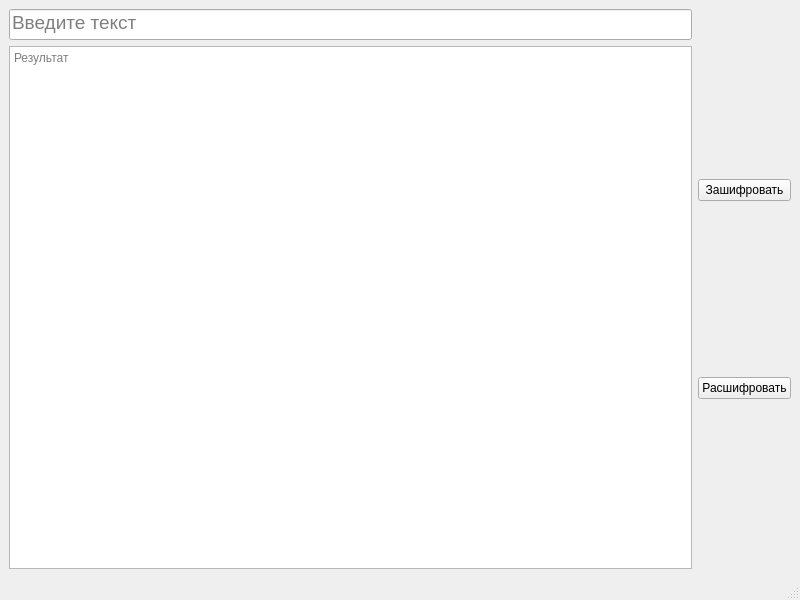
<?xml version="1.0" encoding="UTF-8"?>
<ui version="4.0">
 <class>MainWindow</class>
 <widget class="QMainWindow" name="MainWindow">
  <property name="geometry">
   <rect>
    <x>0</x>
    <y>0</y>
    <width>800</width>
    <height>600</height>
   </rect>
  </property>
  <property name="windowTitle">
   <string>MainWindow</string>
  </property>
  <widget class="QWidget" name="centralwidget">
   <layout class="QHBoxLayout" name="horizontalLayout_3">
    <item>
     <layout class="QHBoxLayout" name="horizontalLayout_2">
      <item>
       <layout class="QHBoxLayout" name="horizontalLayout">
        <item>
         <layout class="QVBoxLayout" name="verticalLayout">
          <item>
           <widget class="QLineEdit" name="text_shifr">
            <property name="font">
             <font>
              <pointsize>14</pointsize>
             </font>
            </property>
            <property name="whatsThis">
             <string/>
            </property>
            <property name="text">
             <string/>
            </property>
            <property name="alignment">
             <set>Qt::AlignLeading|Qt::AlignLeft|Qt::AlignTop</set>
            </property>
            <property name="placeholderText">
             <string>Введите текст</string>
            </property>
           </widget>
          </item>
          <item>
           <widget class="QTextEdit" name="text_unshifr">
            <property name="placeholderText">
             <string>Результат</string>
            </property>
           </widget>
          </item>
         </layout>
        </item>
       </layout>
      </item>
     </layout>
    </item>
    <item>
     <layout class="QVBoxLayout" name="verticalLayout_2">
      <item>
       <widget class="QPushButton" name="shifr">
        <property name="focusPolicy">
         <enum>Qt::ClickFocus</enum>
        </property>
        <property name="text">
         <string>Зашифровать</string>
        </property>
       </widget>
      </item>
      <item>
       <widget class="QPushButton" name="un_shif">
        <property name="text">
         <string>Расшифровать</string>
        </property>
       </widget>
      </item>
     </layout>
    </item>
   </layout>
  </widget>
  <widget class="QMenuBar" name="menubar">
   <property name="geometry">
    <rect>
     <x>0</x>
     <y>0</y>
     <width>800</width>
     <height>21</height>
    </rect>
   </property>
  </widget>
  <widget class="QStatusBar" name="statusbar"/>
 </widget>
 <resources/>
 <connections/>
</ui>
